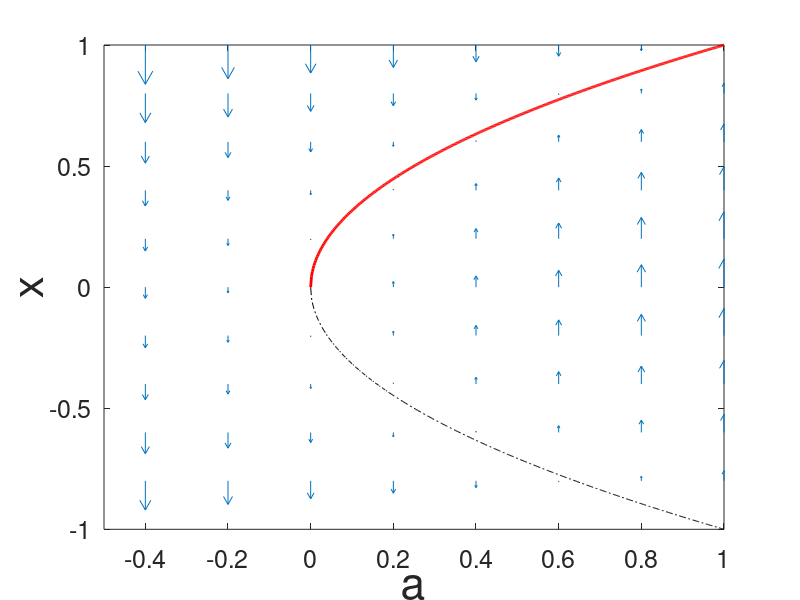

Source code (MATLAB): (Note: this script raises an error after producing the figure.)
addpath('C:\Users\codyg\Desktop\Thesis-Master\trunk\Complete\Functions')
cd('C:\Users\codyg\Desktop\Thesis-Master\trunk\Complete\Graphs\Intro')

a = linspace(0,1,500);

lower = -sqrt(a);
upper = sqrt(a);

close(figure(1))
figure(1)
plot(a,lower,'k-.')
hold on
plot(a,upper,'r','linewidth',2)
set(gca,'fontsize',18)
xlabel('a','fontsize',32)
ylabel('x','fontsize',32)
xlim([-.5 1])

[a,x]=meshgrid(-1:0.2:1,-1:0.2:1);
dx=a-x.^2;
da=zeros(size(dx));
quiver(a,x,da,dx);
axis([-.5 1 -1 1])

print('-f1','saddlenode_bif_diagram','-djpeg')

%Initial values and set up
h=.01;
eps=.01;
start=1;stop=-.5;
time=abs(stop-start)/eps;
aInit=start;
xInit = sqrt(aInit);

xDE=@(t,x,a)(a-x^2);
aDE=@(t,x,a)(-eps);

%Numerical Solution
[~,xnum,anum]=RK2sys(xDE,aDE,xInit,aInit,0,time,h);

figure(1)
plot(anum,xnum,'k--','linewidth',2)
print('-f1','saddlenode_tipping','-djpeg')

% Zoom
xlim([-.1 .2])
ylim([-.2 .5])
print('-f1','saddlenode_tipping_zoom','-djpeg')
